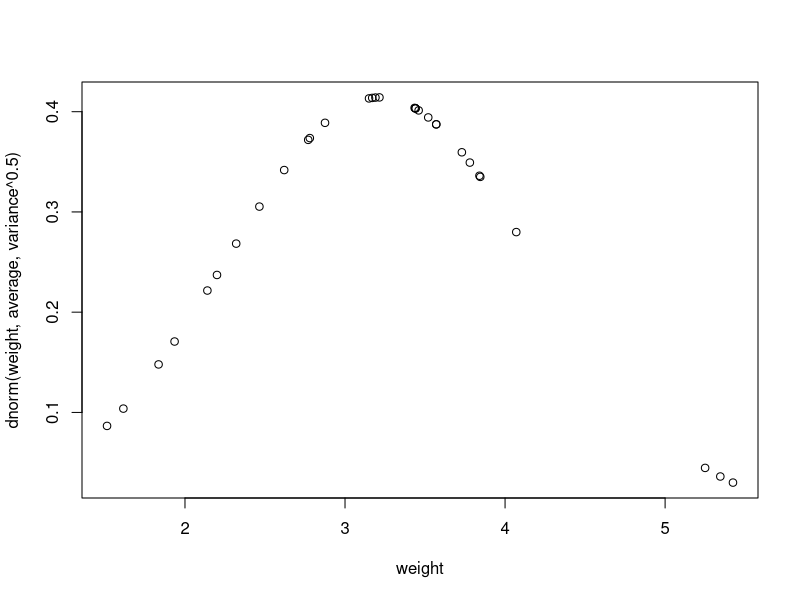

Recreate this plot in R. (Note: this script raises an error after producing the figure.)


data("mtcars")

#Distribution Questions.
#A)
weight = mtcars$wt
average = sum(weight) / length(weight)
variance = 0
for (i in weight)
{
  variance = variance + (i - average)^2
}

variance = variance / length(weight)
plot(weight, dnorm(weight, average, variance^0.5))

#B)
manual_count = 0
for (i in mtcars$vs)
{
  if (i == 1) 
  {
    manual_count = manual_count + 1
  }
}
success_prob = manual_count / length(mtcars$vs)
#probability of 18 cars or less being manual
cumulative = pbinom(seq(0,32), 32, success_prob)
paste("The probability of 18 or less cars being manuals out of the 32 cars is", as.character(cumulative[19]))



#C)


sample_space_count = 5^12
favourable_outcomes = 0
for (i in seq(0,4))
{
  favourable_outcomes = favourable_outcomes + (factorial(12)/(factorial(12-i)*factorial(i))) * 4^(12-i)
}
paste("The probability of 4 or less parking spaces being filled with the correct car type is", as.character(favourable_outcomes/sample_space_count))


#Permutations and Combinations Questions
#A)
#Method 1:
perm_count = 3^3 - 3^2

#Method 2:
all_perms = permutations(3,3,seq(0,2), repeats.allowed = TRUE)
two_digit_nums = permutations(3,2,seq(0,2), repeats.allowed = TRUE)
perm_count = nrow(all_perms) - nrow(two_digit_nums)

paste("Number of possible ternary numbers with 3 digits =", perm_count)

#B)
library(gtools)

#Method 1:
sample_space_count = (factorial(9)/(factorial(3)*factorial(9-3)))
comb_count = 1 * 1 * (factorial(2)/factorial(2-1)*factorial(1))
prob = comb_count / sample_space_count

#Method 2:
sample_space = combinations(9, 3, seq(9))
combs = combinations(2, 1, seq(3,4))
prob = nrow(combs) / nrow(sample_space)












